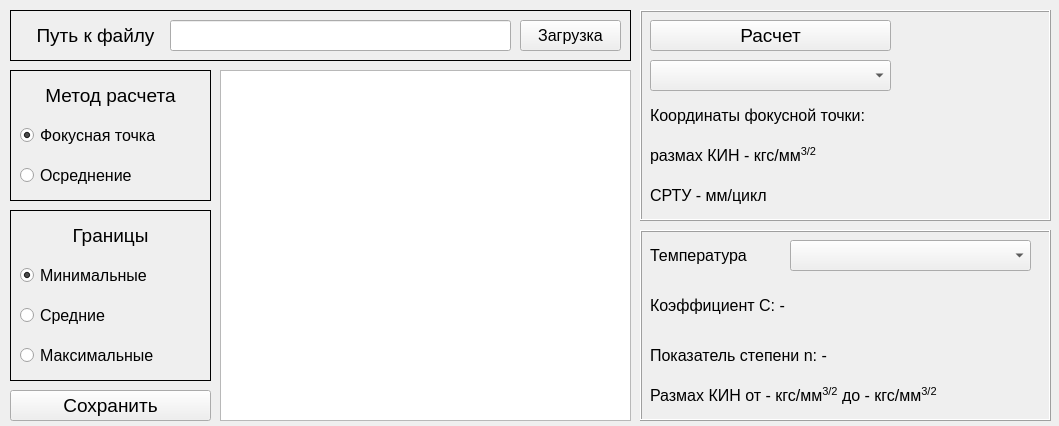
<?xml version="1.0" encoding="UTF-8"?>
<ui version="4.0">
 <class>Form</class>
 <widget class="QWidget" name="Form">
  <property name="windowModality">
   <enum>Qt::ApplicationModal</enum>
  </property>
  <property name="geometry">
   <rect>
    <x>0</x>
    <y>0</y>
    <width>1059</width>
    <height>426</height>
   </rect>
  </property>
  <property name="minimumSize">
   <size>
    <width>1059</width>
    <height>426</height>
   </size>
  </property>
  <property name="maximumSize">
   <size>
    <width>1059</width>
    <height>426</height>
   </size>
  </property>
  <property name="windowTitle">
   <string>Определение средних свойств</string>
  </property>
  <property name="windowIcon">
   <iconset>
    <normaloff>../icon/icon_main.png</normaloff>../icon/icon_main.png</iconset>
  </property>
  <widget class="QFrame" name="frame_method">
   <property name="enabled">
    <bool>true</bool>
   </property>
   <property name="geometry">
    <rect>
     <x>10</x>
     <y>70</y>
     <width>201</width>
     <height>131</height>
    </rect>
   </property>
   <property name="font">
    <font>
     <pointsize>14</pointsize>
    </font>
   </property>
   <property name="frameShape">
    <enum>QFrame::Box</enum>
   </property>
   <property name="frameShadow">
    <enum>QFrame::Plain</enum>
   </property>
   <widget class="QRadioButton" name="method_focal_point">
    <property name="geometry">
     <rect>
      <x>10</x>
      <y>50</y>
      <width>181</width>
      <height>31</height>
     </rect>
    </property>
    <property name="font">
     <font>
      <pointsize>12</pointsize>
     </font>
    </property>
    <property name="text">
     <string>Фокусная точка</string>
    </property>
    <property name="checked">
     <bool>true</bool>
    </property>
   </widget>
   <widget class="QRadioButton" name="method_mean">
    <property name="geometry">
     <rect>
      <x>10</x>
      <y>90</y>
      <width>181</width>
      <height>31</height>
     </rect>
    </property>
    <property name="font">
     <font>
      <pointsize>12</pointsize>
     </font>
    </property>
    <property name="text">
     <string>Осреднение</string>
    </property>
   </widget>
   <widget class="QLabel" name="label_2">
    <property name="geometry">
     <rect>
      <x>10</x>
      <y>10</y>
      <width>181</width>
      <height>31</height>
     </rect>
    </property>
    <property name="text">
     <string>Метод расчета</string>
    </property>
    <property name="alignment">
     <set>Qt::AlignCenter</set>
    </property>
   </widget>
  </widget>
  <widget class="QFrame" name="frame_border">
   <property name="enabled">
    <bool>true</bool>
   </property>
   <property name="geometry">
    <rect>
     <x>10</x>
     <y>210</y>
     <width>201</width>
     <height>171</height>
    </rect>
   </property>
   <property name="font">
    <font>
     <pointsize>14</pointsize>
    </font>
   </property>
   <property name="frameShape">
    <enum>QFrame::Box</enum>
   </property>
   <property name="frameShadow">
    <enum>QFrame::Plain</enum>
   </property>
   <widget class="QLabel" name="label_3">
    <property name="geometry">
     <rect>
      <x>10</x>
      <y>10</y>
      <width>181</width>
      <height>31</height>
     </rect>
    </property>
    <property name="text">
     <string>Границы</string>
    </property>
    <property name="alignment">
     <set>Qt::AlignCenter</set>
    </property>
   </widget>
   <widget class="QRadioButton" name="border_min">
    <property name="geometry">
     <rect>
      <x>10</x>
      <y>50</y>
      <width>181</width>
      <height>31</height>
     </rect>
    </property>
    <property name="font">
     <font>
      <pointsize>12</pointsize>
     </font>
    </property>
    <property name="text">
     <string>Минимальные</string>
    </property>
    <property name="checked">
     <bool>true</bool>
    </property>
   </widget>
   <widget class="QRadioButton" name="border_mean">
    <property name="geometry">
     <rect>
      <x>10</x>
      <y>90</y>
      <width>181</width>
      <height>31</height>
     </rect>
    </property>
    <property name="font">
     <font>
      <pointsize>12</pointsize>
     </font>
    </property>
    <property name="text">
     <string>Средние</string>
    </property>
   </widget>
   <widget class="QRadioButton" name="border_max">
    <property name="geometry">
     <rect>
      <x>10</x>
      <y>130</y>
      <width>181</width>
      <height>31</height>
     </rect>
    </property>
    <property name="font">
     <font>
      <pointsize>12</pointsize>
     </font>
    </property>
    <property name="text">
     <string>Максимальные</string>
    </property>
   </widget>
  </widget>
  <widget class="PlotWidget" name="plot_scatter_curve">
   <property name="geometry">
    <rect>
     <x>220</x>
     <y>70</y>
     <width>411</width>
     <height>351</height>
    </rect>
   </property>
  </widget>
  <widget class="QFrame" name="frame_file">
   <property name="geometry">
    <rect>
     <x>10</x>
     <y>10</y>
     <width>621</width>
     <height>51</height>
    </rect>
   </property>
   <property name="frameShape">
    <enum>QFrame::Box</enum>
   </property>
   <property name="frameShadow">
    <enum>QFrame::Plain</enum>
   </property>
   <widget class="QPushButton" name="load_file">
    <property name="geometry">
     <rect>
      <x>510</x>
      <y>10</y>
      <width>101</width>
      <height>31</height>
     </rect>
    </property>
    <property name="font">
     <font>
      <pointsize>12</pointsize>
     </font>
    </property>
    <property name="text">
     <string>Загрузка</string>
    </property>
   </widget>
   <widget class="QLineEdit" name="lineEdit_load_file">
    <property name="geometry">
     <rect>
      <x>160</x>
      <y>10</y>
      <width>341</width>
      <height>31</height>
     </rect>
    </property>
    <property name="readOnly">
     <bool>true</bool>
    </property>
   </widget>
   <widget class="QLabel" name="label">
    <property name="geometry">
     <rect>
      <x>20</x>
      <y>10</y>
      <width>131</width>
      <height>31</height>
     </rect>
    </property>
    <property name="font">
     <font>
      <pointsize>14</pointsize>
     </font>
    </property>
    <property name="text">
     <string>Путь к файлу</string>
    </property>
    <property name="alignment">
     <set>Qt::AlignCenter</set>
    </property>
   </widget>
  </widget>
  <widget class="QFrame" name="frame_calculate">
   <property name="enabled">
    <bool>true</bool>
   </property>
   <property name="geometry">
    <rect>
     <x>640</x>
     <y>10</y>
     <width>411</width>
     <height>211</height>
    </rect>
   </property>
   <property name="font">
    <font>
     <pointsize>14</pointsize>
    </font>
   </property>
   <property name="frameShape">
    <enum>QFrame::Box</enum>
   </property>
   <property name="frameShadow">
    <enum>QFrame::Raised</enum>
   </property>
   <widget class="QPushButton" name="Button_calculate">
    <property name="enabled">
     <bool>true</bool>
    </property>
    <property name="geometry">
     <rect>
      <x>10</x>
      <y>10</y>
      <width>241</width>
      <height>31</height>
     </rect>
    </property>
    <property name="text">
     <string>Расчет</string>
    </property>
   </widget>
   <widget class="QComboBox" name="ploting">
    <property name="enabled">
     <bool>true</bool>
    </property>
    <property name="geometry">
     <rect>
      <x>10</x>
      <y>50</y>
      <width>241</width>
      <height>31</height>
     </rect>
    </property>
   </widget>
   <widget class="QLabel" name="coord_focal_point">
    <property name="geometry">
     <rect>
      <x>10</x>
      <y>90</y>
      <width>371</width>
      <height>31</height>
     </rect>
    </property>
    <property name="font">
     <font>
      <pointsize>12</pointsize>
     </font>
    </property>
    <property name="text">
     <string>&lt;html&gt;&lt;head/&gt;&lt;body&gt;&lt;p&gt;&lt;span style=&quot; font-size:12pt;&quot;&gt;Координаты фокусной точки:&lt;/span&gt;&lt;/p&gt;&lt;/body&gt;&lt;/html&gt;</string>
    </property>
    <property name="alignment">
     <set>Qt::AlignLeading|Qt::AlignLeft|Qt::AlignVCenter</set>
    </property>
   </widget>
   <widget class="QLabel" name="focal_sif">
    <property name="geometry">
     <rect>
      <x>10</x>
      <y>130</y>
      <width>371</width>
      <height>31</height>
     </rect>
    </property>
    <property name="font">
     <font>
      <pointsize>12</pointsize>
     </font>
    </property>
    <property name="text">
     <string>размах КИН - кгс/мм&lt;sup&gt;3/2&lt;/sup&gt;</string>
    </property>
    <property name="alignment">
     <set>Qt::AlignLeading|Qt::AlignLeft|Qt::AlignVCenter</set>
    </property>
   </widget>
   <widget class="QLabel" name="focal_fcgr">
    <property name="geometry">
     <rect>
      <x>10</x>
      <y>170</y>
      <width>371</width>
      <height>31</height>
     </rect>
    </property>
    <property name="font">
     <font>
      <pointsize>12</pointsize>
     </font>
    </property>
    <property name="text">
     <string>СРТУ - мм/цикл</string>
    </property>
    <property name="alignment">
     <set>Qt::AlignLeading|Qt::AlignLeft|Qt::AlignVCenter</set>
    </property>
   </widget>
  </widget>
  <widget class="QFrame" name="frame_calculate_2">
   <property name="enabled">
    <bool>true</bool>
   </property>
   <property name="geometry">
    <rect>
     <x>640</x>
     <y>230</y>
     <width>411</width>
     <height>191</height>
    </rect>
   </property>
   <property name="font">
    <font>
     <pointsize>14</pointsize>
    </font>
   </property>
   <property name="frameShape">
    <enum>QFrame::Box</enum>
   </property>
   <property name="frameShadow">
    <enum>QFrame::Raised</enum>
   </property>
   <widget class="QLabel" name="coefficient_c">
    <property name="geometry">
     <rect>
      <x>10</x>
      <y>60</y>
      <width>301</width>
      <height>31</height>
     </rect>
    </property>
    <property name="font">
     <font>
      <pointsize>12</pointsize>
     </font>
    </property>
    <property name="text">
     <string>Коэффициент С: -</string>
    </property>
   </widget>
   <widget class="QLabel" name="exponent_n">
    <property name="geometry">
     <rect>
      <x>10</x>
      <y>110</y>
      <width>291</width>
      <height>31</height>
     </rect>
    </property>
    <property name="font">
     <font>
      <pointsize>12</pointsize>
     </font>
    </property>
    <property name="text">
     <string>Показатель степени n: -</string>
    </property>
   </widget>
   <widget class="QComboBox" name="get_temperature">
    <property name="enabled">
     <bool>true</bool>
    </property>
    <property name="geometry">
     <rect>
      <x>150</x>
      <y>10</y>
      <width>241</width>
      <height>31</height>
     </rect>
    </property>
   </widget>
   <widget class="QLabel" name="border_sif">
    <property name="geometry">
     <rect>
      <x>10</x>
      <y>150</y>
      <width>391</width>
      <height>31</height>
     </rect>
    </property>
    <property name="font">
     <font>
      <pointsize>12</pointsize>
     </font>
    </property>
    <property name="text">
     <string>Размах КИН от - кгс/мм&lt;sup&gt;3/2&lt;/sup&gt; до - кгс/мм&lt;sup&gt;3/2&lt;/sup&gt;</string>
    </property>
   </widget>
   <widget class="QLabel" name="label_4">
    <property name="geometry">
     <rect>
      <x>10</x>
      <y>10</y>
      <width>111</width>
      <height>31</height>
     </rect>
    </property>
    <property name="font">
     <font>
      <pointsize>12</pointsize>
     </font>
    </property>
    <property name="text">
     <string>Температура</string>
    </property>
   </widget>
  </widget>
  <widget class="QPushButton" name="save_result">
   <property name="geometry">
    <rect>
     <x>10</x>
     <y>390</y>
     <width>201</width>
     <height>31</height>
    </rect>
   </property>
   <property name="font">
    <font>
     <pointsize>14</pointsize>
    </font>
   </property>
   <property name="text">
    <string>Сохранить</string>
   </property>
  </widget>
 </widget>
 <customwidgets>
  <customwidget>
   <class>PlotWidget</class>
   <extends>QGraphicsView</extends>
   <header>pyqtgraph</header>
  </customwidget>
 </customwidgets>
 <resources/>
 <connections/>
</ui>
